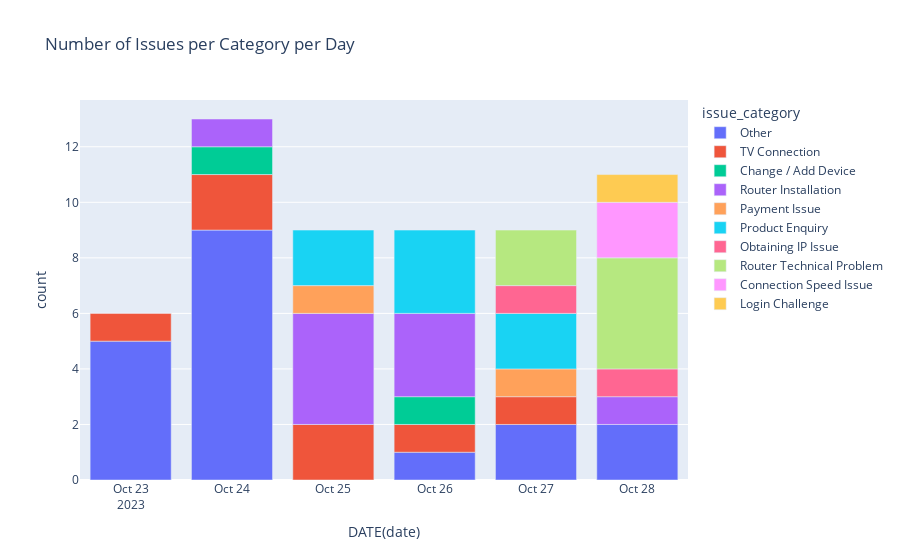

Notebook cell for this chart:
### Markdown cell above
#### Plotly

### Code cell
import plotly.express as px

fig = px.bar(df, x='DATE(date)', y='count', color='issue_category', title='Number of Issues per Category per Day')
fig.show()

### Figure 1 — Plotly figure (JSON) as saved in the notebook; plotly's stock layout.template omitted (floating-point values rounded to 4 significant figures)
{"data": [{"alignmentgroup": "True", "hovertemplate": "issue_category=Other<br>DATE(date)=%{x}<br>count=%{y}<extra></extra>", "legendgroup": "Other", "marker": {"color": "#636efa", "pattern": {"shape": ""}}, "name": "Other", "offsetgroup": "Other", "orientation": "v", "showlegend": true, "textposition": "auto", "type": "bar", "x": ["2023-10-23", "2023-10-24", "2023-10-26", "2023-10-27", "2023-10-28"], "xaxis": "x", "y": [5, 9, 1, 2, 2], "yaxis": "y"}, {"alignmentgroup": "True", "hovertemplate": "issue_category=TV Connection<br>DATE(date)=%{x}<br>count=%{y}<extra></extra>", "legendgroup": "TV Connection", "marker": {"color": "#EF553B", "pattern": {"shape": ""}}, "name": "TV Connection", "offsetgroup": "TV Connection", "orientation": "v", "showlegend": true, "textposition": "auto", "type": "bar", "x": ["2023-10-23", "2023-10-24", "2023-10-25", "2023-10-26", "2023-10-27"], "xaxis": "x", "y": [1, 2, 2, 1, 1], "yaxis": "y"}, {"alignmentgroup": "True", "hovertemplate": "issue_category=Change / Add Device<br>DATE(date)=%{x}<br>count=%{y}<extra></extra>", "legendgroup": "Change / Add Device", "marker": {"color": "#00cc96", "pattern": {"shape": ""}}, "name": "Change / Add Device", "offsetgroup": "Change / Add Device", "orientation": "v", "showlegend": true, "textposition": "auto", "type": "bar", "x": ["2023-10-24", "2023-10-26"], "xaxis": "x", "y": [1, 1], "yaxis": "y"}, {"alignmentgroup": "True", "hovertemplate": "issue_category=Router Installation<br>DATE(date)=%{x}<br>count=%{y}<extra></extra>", "legendgroup": "Router Installation", "marker": {"color": "#ab63fa", "pattern": {"shape": ""}}, "name": "Router Installation", "offsetgroup": "Router Installation", "orientation": "v", "showlegend": true, "textposition": "auto", "type": "bar", "x": ["2023-10-24", "2023-10-25", "2023-10-26", "2023-10-28"], "xaxis": "x", "y": [1, 4, 3, 1], "yaxis": "y"}, {"alignmentgroup": "True", "hovertemplate": "issue_category=Payment Issue<br>DATE(date)=%{x}<br>count=%{y}<extra></extra>", "legendgroup": "Payment Issue", "marker": {"color": "#FFA15A", "pattern": {"shape": ""}}, "name": "Payment Issue", "offsetgroup": "Payment Issue", "orientation": "v", "showlegend": true, "textposition": "auto", "type": "bar", "x": ["2023-10-25", "2023-10-27"], "xaxis": "x", "y": [1, 1], "yaxis": "y"}, {"alignmentgroup": "True", "hovertemplate": "issue_category=Product Enquiry<br>DATE(date)=%{x}<br>count=%{y}<extra></extra>", "legendgroup": "Product Enquiry", "marker": {"color": "#19d3f3", "pattern": {"shape": ""}}, "name": "Product Enquiry", "offsetgroup": "Product Enquiry", "orientation": "v", "showlegend": true, "textposition": "auto", "type": "bar", "x": ["2023-10-25", "2023-10-26", "2023-10-27"], "xaxis": "x", "y": [2, 3, 2], "yaxis": "y"}, {"alignmentgroup": "True", "hovertemplate": "issue_category=Obtaining IP Issue<br>DATE(date)=%{x}<br>count=%{y}<extra></extra>", "legendgroup": "Obtaining IP Issue", "marker": {"color": "#FF6692", "pattern": {"shape": ""}}, "name": "Obtaining IP Issue", "offsetgroup": "Obtaining IP Issue", "orientation": "v", "showlegend": true, "textposition": "auto", "type": "bar", "x": ["2023-10-27", "2023-10-28"], "xaxis": "x", "y": [1, 1], "yaxis": "y"}, {"alignmentgroup": "True", "hovertemplate": "issue_category=Router Technical Problem<br>DATE(date)=%{x}<br>count=%{y}<extra></extra>", "legendgroup": "Router Technical Problem", "marker": {"color": "#B6E880", "pattern": {"shape": ""}}, "name": "Router Technical Problem", "offsetgroup": "Router Technical Problem", "orientation": "v", "showlegend": true, "textposition": "auto", "type": "bar", "x": ["2023-10-27", "2023-10-28"], "xaxis": "x", "y": [2, 4], "yaxis": "y"}, {"alignmentgroup": "True", "hovertemplate": "issue_category=Connection Speed Issue<br>DATE(date)=%{x}<br>count=%{y}<extra></extra>", "legendgroup": "Connection Speed Issue", "marker": {"color": "#FF97FF", "pattern": {"shape": ""}}, "name": "Connection Speed Issue", "offsetgroup": "Connection Speed Issue", "orientation": "v", "showlegend": true, "textposition": "auto", "type": "bar", "x": ["2023-10-28"], "xaxis": "x", "y": [2], "yaxis": "y"}, {"alignmentgroup": "True", "hovertemplate": "issue_category=Login Challenge<br>DATE(date)=%{x}<br>count=%{y}<extra></extra>", "legendgroup": "Login Challenge", "marker": {"color": "#FECB52", "pattern": {"shape": ""}}, "name": "Login Challenge", "offsetgroup": "Login Challenge", "orientation": "v", "showlegend": true, "textposition": "auto", "type": "bar", "x": ["2023-10-28"], "xaxis": "x", "y": [1], "yaxis": "y"}], "layout": {"barmode": "relative", "legend": {"title": {"text": "issue_category"}, "tracegroupgap": 0}, "title": {"text": "Number of Issues per Category per Day"}, "xaxis": {"anchor": "y", "domain": [0, 1], "title": {"text": "DATE(date)"}}, "yaxis": {"anchor": "x", "domain": [0, 1], "title": {"text": "count"}}}}
